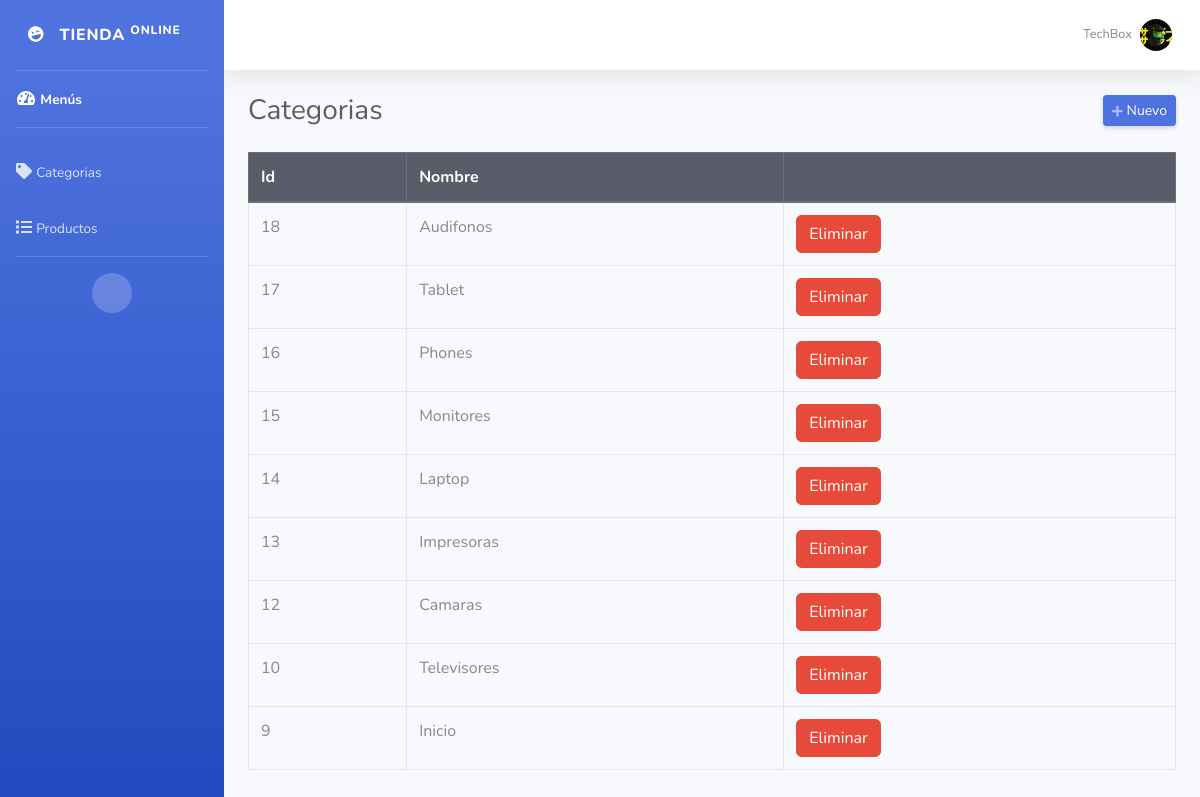
/admin/categorias.php (signed in), run on the app's committed database.
### tables this page shows
CREATE TABLE `categorias` (
  `id` int(11) NOT NULL,
  `categoria` varchar(50) NOT NULL
);

### admin/categorias.php (the view, shortened to what this page needs)
<?php
require_once "../config/conexion.php";
include("includes/header.php");
?>
<div class="d-sm-flex align-items-center justify-content-between mb-4">
    <h1 class="h3 mb-0 text-gray-800">Categorias</h1>
    <a href="#" class="d-none d-sm-inline-block btn btn-sm btn-primary shadow-sm" id="abrirCategoria"><i class="fas fa-plus fa-sm text-white-50"></i> Nuevo</a>
</div>
<div class="row">
    <div class="col-md-12">
        <div class="table-responsive">
            <table class="table table-hover table-bordered" style="width: 100%;">
                <thead class="thead-dark">
                    <tr>
                        <th>Id</th>
                        <th>Nombre</th>
                        <th></th>
                    </tr>
                </thead>
                <tbody>
                    <?php
                    $query = mysqli_query($conexion, "SELECT * FROM categorias ORDER BY id DESC");
                    while ($data = mysqli_fetch_assoc($query)) { ?>
                        <tr>
                            <td><?php echo $data['id']; ?></td>
                            <td><?php echo $data['categoria']; ?></td>
                            <td>
                                <form method="post" action="eliminar.php?accion=cli&id=<?php echo $data['id']; ?>" class="d-inline eliminar">
                                    <button class="btn btn-danger" type="submit">Eliminar</button>
                                </form>
                            </td>
                        </tr>
                    <?php } ?>
                </tbody>
            </table>
        </div>
    </div>
</div>

### admin/includes/header.php (shortened to what this page needs)
<!DOCTYPE html>
<html lang="en">
<head>
    <link href="../assets/css/sb-admin-2.min.css" rel="stylesheet">
</head>
<body id="page-top">
    <div id="wrapper">
        <ul class="navbar-nav bg-gradient-primary sidebar sidebar-dark accordion" id="accordionSidebar">
            <a class="sidebar-brand d-flex align-items-center justify-content-center" href="index.php">
                <div class="sidebar-brand-icon rotate-n-15">
                    <i class="fas fa-laugh-wink"></i>
                </div>
                <div class="sidebar-brand-text mx-3">Tienda <sup>Online</sup></div>
            </a>
            <hr class="sidebar-divider my-0">
            <li class="nav-item active">
                <a class="nav-link" href="index.php">
                    <i class="fas fa-fw fa-tachometer-alt"></i>
                    <span>Menús</span></a>
            </li>
            <hr class="sidebar-divider">
            <li class="nav-item">
                <a class="nav-link" href="categorias.php">
                    <i class="fas fa-tag"></i>
                    <span>Categorias</span></a>
            </li>
            <li class="nav-item">
                <a class="nav-link" href="productos.php">
                    <i class="fas fa-list"></i>
                    <span>Productos</span></a>
            </li>
            <hr class="sidebar-divider d-none d-md-block">
            <div class="text-center d-none d-md-inline">
                <button class="rounded-circle border-0" id="sidebarToggle"></button>
            </div>
        </ul>
        <div id="content-wrapper" class="d-flex flex-column">
            <div id="content">
                <nav class="navbar navbar-expand navbar-light bg-white topbar mb-4 static-top shadow">
                    <ul class="navbar-nav ml-auto">
                        <li class="nav-item dropdown no-arrow">
                            <a class="nav-link dropdown-toggle" href="#" id="userDropdown" role="button" data-toggle="dropdown" aria-haspopup="true" aria-expanded="false">
                                <span class="mr-2 d-none d-lg-inline text-gray-600 small"><?php echo $_SESSION['nombre']; ?></span>
                                <img class="img-profile rounded-circle">
                            </a>
                        </li>
                    </ul>
                </nav>
                <div class="container-fluid">

### data on the page
categorias: id "18", categoria "Audifonos"
categorias: id "17", categoria "Tablet"
categorias: id "16", categoria "Phones"
categorias: id "15", categoria "Monitores"
categorias: id "14", categoria "Laptop"
categorias: id "13", categoria "Impresoras"
categorias: id "12", categoria "Camaras"
categorias: id "10", categoria "Televisores"
categorias: id "9", categoria "Inicio"

### other printed values
$_SESSION['nombre'] "TechBox"
